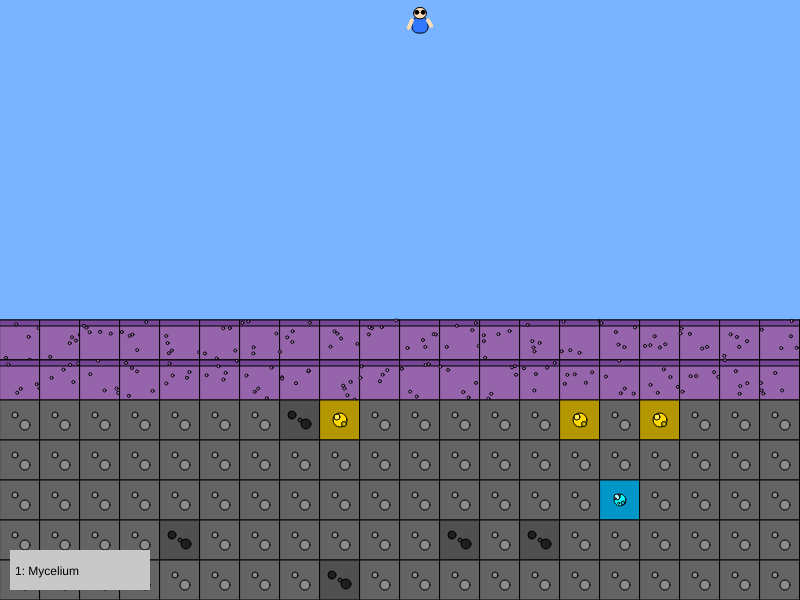
Frame 1 (no input)
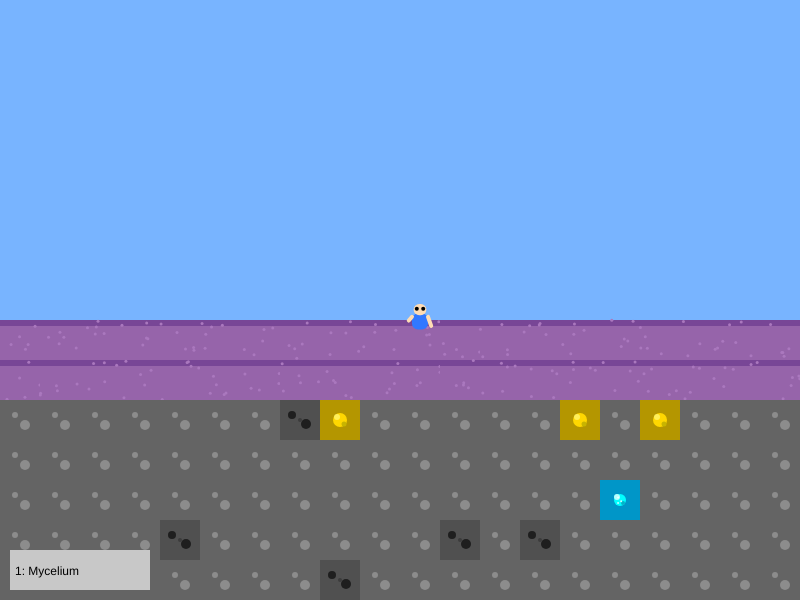
Frame 60 (no input)
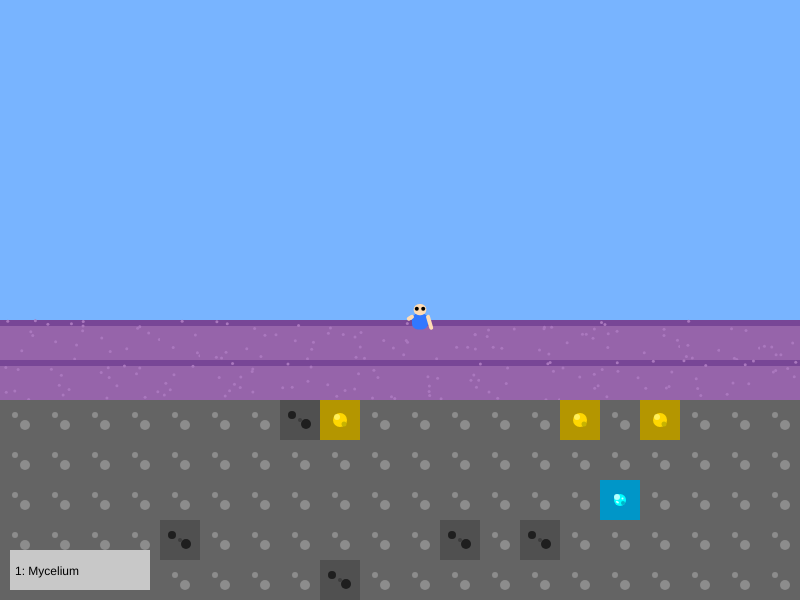
Frame 120 (the mouse pressed at the canvas centre since frame 60)

The p5.js sketch that drew these frames (run headless with seeded random() and noise() and a simulated clock; from frame 60 on, the mouse is pressed at the canvas centre):

// p5.js sketch
// ── sketch.js
let cols = 20;
let rows = 15;
let blockSize = 40;
let world = [];
let offsetX = 0;
let player;
let mobs = [];
let inventory = ["mycelium"];
let selectedBlock = 0;
let mobSpawnTimer = 0;
let placeRange = 3;

document.oncontextmenu = () => false;

// ---------- SETUP ----------
function setup() {
  createCanvas(cols * blockSize, rows * blockSize);
  generateWorld();

  player = {
    x: floor(cols / 2),
    y: floor(rows / 2),
    size: blockSize * 0.8,
    velocityY: 0
  };
}

// ---------- DRAW LOOP ----------
function draw() {
  background(120, 180, 255); // sky

  drawWorld();
  updatePlayer();
  drawPlayer();
  spawnMobs();
  updateMobs();
  handleCollisions();
  drawInventory();
}

// ---------- WORLD GENERATION WITH ORES ----------
function generateWorld() {
  for (let y = 0; y < rows; y++) {
    let row = [];
    for (let x = -50; x < 50; x++) {
      if (y > rows / 2 + 2) {
        // Underground with ores
        let r = random();
        if (r < 0.02) row.push("diamond");
        else if (r < 0.06) row.push("gold");
        else if (r < 0.12) row.push("coal");
        else row.push("stone");
      } else if (y > rows / 2) {
        row.push("mycelium");
      } else {
        row.push("air");
      }
    }
    world.push(row);
  }
}

// ---------- DRAW WORLD WITH DESIGN ----------
function drawWorld() {
  for (let y = 0; y < rows; y++) {
    for (let x = -50; x < 50; x++) {
      let block = world[y][x + 50];
      let screenX = (x - offsetX) * blockSize;
      let centerX = screenX + blockSize/2;
      let centerY = y * blockSize + blockSize/2;

      if (block === "mycelium") {
        fill(150, 100, 170);
        rect(screenX, y * blockSize, blockSize, blockSize);
        fill(120, 70, 150);
        rect(screenX, y * blockSize, blockSize, 6);
        fill(170, 120, 190);
        for (let i = 0; i < 5; i++) ellipse(screenX + random(blockSize), y*blockSize + random(blockSize), 3, 3);
      }

      else if (block === "stone") {
        fill(100, 100, 100);
        rect(screenX, y*blockSize, blockSize, blockSize);
        fill(140);
        ellipse(centerX + 5, centerY + 5, 10);
        ellipse(centerX - 5, centerY - 5, 6);
      }

      else if (block === "coal") {
        fill(80,80,80);
        rect(screenX, y*blockSize, blockSize, blockSize);
        fill(30);
        ellipse(centerX-8, centerY-5, 8, 8);
        ellipse(centerX+6, centerY+4, 10, 10);
        fill(60);
        ellipse(centerX, centerY, 4, 4);
      }

      else if (block === "gold") {
        fill(180,150,0);
        rect(screenX, y*blockSize, blockSize, blockSize);
        fill(255,215,0);
        ellipse(centerX, centerY, 14, 14);
        fill(255,255,150,150);
        ellipse(centerX-3, centerY-3, 6, 6);
        fill(200,180,0);
        ellipse(centerX+4, centerY+4, 5, 5);
      }

      else if (block === "diamond") {
        fill(0,150,200);
        rect(screenX, y*blockSize, blockSize, blockSize);
        fill(0,255,255);
        ellipse(centerX, centerY, 12, 12);
        fill(180,255,255);
        ellipse(centerX-3, centerY-3, 6, 6);
        fill(0,180,200);
        ellipse(centerX+3, centerY+3, 4, 4);
        fill(255,255,255,200);
        for (let i=0; i<3; i++) ellipse(centerX+random(-5,5), centerY+random(-5,5), 2,2);
      }
    }
  }
}

// ---------- PLAYER ----------
function updatePlayer() {
  player.velocityY += 0.5;
  player.y += player.velocityY;

  if (keyIsDown(LEFT_ARROW)) { player.x -= 0.15; offsetX = max(offsetX-0.15,-50); }
  if (keyIsDown(RIGHT_ARROW)) { player.x += 0.15; offsetX = min(offsetX+0.15,50); }

  let px = floor(player.x)+50;
  let py = floor((player.y + player.size/2)/blockSize);
  if (py<rows && world[py][px] && world[py][px]!="air") {
    player.y = py*blockSize - player.size/2;
    player.velocityY = 0;
  }
}

function drawPlayer() {
  let screenX = (player.x-offsetX)*blockSize + blockSize*0.1;
  let y = player.y;
  let s = player.size;

  fill(50,120,255); rect(screenX + s*0.25, y + s*0.3, s*0.5, s*0.5, 6);
  fill(255,220,180); rect(screenX + s*0.3, y, s*0.4, s*0.35, 6);
  fill(0); ellipse(screenX + s*0.4, y + s*0.15, 4); ellipse(screenX + s*0.6, y + s*0.15, 4);

  let swing = sin(frameCount * 0.2) * 5;
  stroke(255,220,180); strokeWeight(4);
  line(screenX + s*0.25, y + s*0.4, screenX + s*0.15, y + s*0.6 + swing);
  line(screenX + s*0.75, y + s*0.4, screenX + s*0.85, y + s*0.6 - swing);
  noStroke();
}

// ---------- BLOCK PLACING ----------
function mousePressed() {
  let gridX = floor(mouseX/blockSize);
  let gridY = floor(mouseY/blockSize);
  let worldX = gridX + floor(offsetX);
  let worldIndex = worldX+50;
  if (worldIndex<0||worldIndex>=100) return;
  if (gridY<0||gridY>=rows) return;

  let distToPlayer = dist(player.x, player.y/blockSize, worldX, gridY);
  if (distToPlayer>placeRange) return;

  if (mouseButton===LEFT) world[gridY][worldIndex]="air";
  if (mouseButton===RIGHT && world[gridY][worldIndex]=="air")
    world[gridY][worldIndex]=inventory[selectedBlock];
}

// ---------- MOBS ----------
function spawnMobs() {
  mobSpawnTimer++;
  if (mobSpawnTimer>180) {
    let mx=floor(random(-50,50)), my=floor(rows/2);
    mobs.push({x:mx,y:my,size:blockSize*0.8,velocityY:0,direction:random([-1,1]),type:random(["cow","mooshroom"])});
    mobSpawnTimer=0;
  }
}

function updateMobs() {
  for(let mob of mobs){
    mob.velocityY+=0.3; mob.y+=mob.velocityY; mob.x+=mob.direction*0.02;

    let screenX=(mob.x-offsetX)*blockSize; let y=mob.y; let s=mob.size;
    if(mob.type==="cow"){
      fill(255); rect(screenX, y+s*0.3, s, s*0.5, 8); fill(0); ellipse(screenX+s*0.3, y+s*0.5, 12);
    } else {
      fill(200,0,0); rect(screenX, y+s*0.3, s, s*0.5, 8); fill(255); ellipse(screenX+s*0.4, y+s*0.2, 14);
    }
  }
}

// ---------- COLLISIONS ----------
function handleCollisions() {}

// ---------- INVENTORY ----------
function drawInventory(){
  fill(200); rect(10,height-50,140,40);
  fill(0); text("1: Mycelium",15,height-25);
}

// ---------- JUMP ----------
function keyPressed(){
  if(keyCode===UP_ARROW){
    let px=floor(player.x)+50;
    let py=floor((player.y+player.size/2+1)/blockSize);
    if(world[py][px] && world[py][px]!="air") player.velocityY=-10;
  }
  if(key==="1") selectedBlock=0;
}
